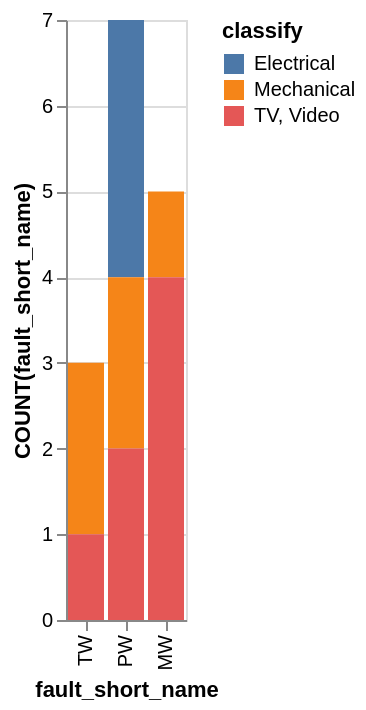

Describe this chart as a Vega-Lite specification.
### Vega-Lite specification from a JSON file in a GitHub repository (floating-point values rounded to 4 significant figures)
{"data": {"values": [{"x_data": "TW", "y_data": 0, "classify": "Electrical"}, {"x_data": "PW", "y_data": 3, "classify": "Electrical"}, {"x_data": "MW", "y_data": 0, "classify": "Electrical"}, {"x_data": "TW", "y_data": 2, "classify": "Mechanical"}, {"x_data": "PW", "y_data": 2, "classify": "Mechanical"}, {"x_data": "MW", "y_data": 1, "classify": "Mechanical"}, {"x_data": "TW", "y_data": 1, "classify": "TV, Video"}, {"x_data": "PW", "y_data": 2, "classify": "TV, Video"}, {"x_data": "MW", "y_data": 4, "classify": "TV, Video"}]}, "mark": "bar", "encoding": {"x": {"field": "x_data", "type": "nominal", "title": "fault_short_name", "sort": "descending"}, "y": {"field": "y_data", "type": "quantitative", "title": "COUNT(fault_short_name)"}, "color": {"field": "classify"}}}
